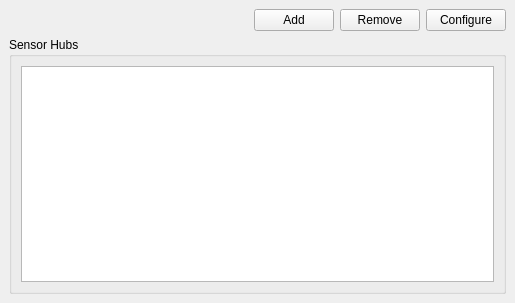
<?xml version="1.0" encoding="UTF-8"?>
<ui version="4.0">
 <class>HubList</class>
 <widget class="QMainWindow" name="HubList">
  <property name="geometry">
   <rect>
    <x>0</x>
    <y>0</y>
    <width>515</width>
    <height>303</height>
   </rect>
  </property>
  <property name="windowTitle">
   <string>Hub List</string>
  </property>
  <widget class="QWidget" name="centralwidget">
   <layout class="QVBoxLayout" name="verticalLayout">
    <item>
     <layout class="QHBoxLayout" name="horizontalLayout">
      <item>
       <spacer name="horizontalSpacer">
        <property name="orientation">
         <enum>Qt::Horizontal</enum>
        </property>
        <property name="sizeHint" stdset="0">
         <size>
          <width>40</width>
          <height>20</height>
         </size>
        </property>
       </spacer>
      </item>
      <item>
       <widget class="QPushButton" name="addButton">
        <property name="text">
         <string>Add</string>
        </property>
       </widget>
      </item>
      <item>
       <widget class="QPushButton" name="removeButton">
        <property name="text">
         <string>Remove</string>
        </property>
       </widget>
      </item>
      <item>
       <widget class="QPushButton" name="configButton">
        <property name="text">
         <string>Configure</string>
        </property>
       </widget>
      </item>
     </layout>
    </item>
    <item>
     <widget class="QGroupBox" name="groupBox">
      <property name="title">
       <string>Sensor Hubs</string>
      </property>
      <layout class="QVBoxLayout" name="verticalLayout_2">
       <item>
        <widget class="QListView" name="hubList">
         <property name="alternatingRowColors">
          <bool>true</bool>
         </property>
         <property name="iconSize">
          <size>
           <width>32</width>
           <height>32</height>
          </size>
         </property>
        </widget>
       </item>
      </layout>
     </widget>
    </item>
   </layout>
  </widget>
 </widget>
 <resources>
  <include location="../res/omegasensor.qrc"/>
 </resources>
 <connections/>
</ui>
